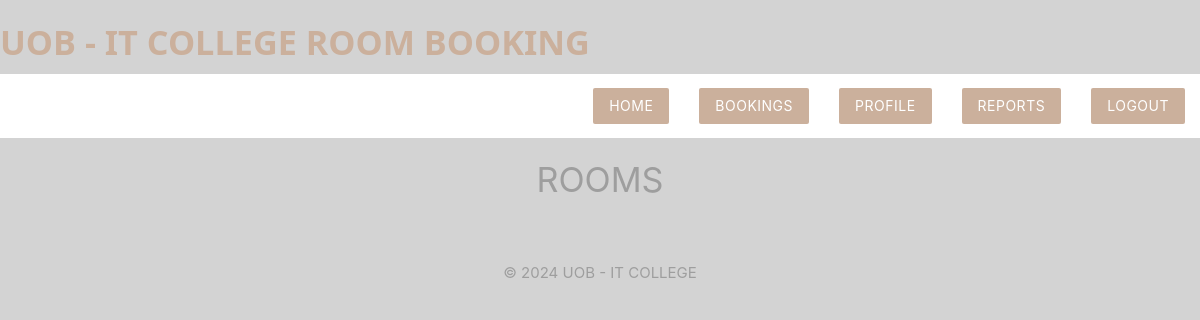
Page /home.php on the earlier database version.
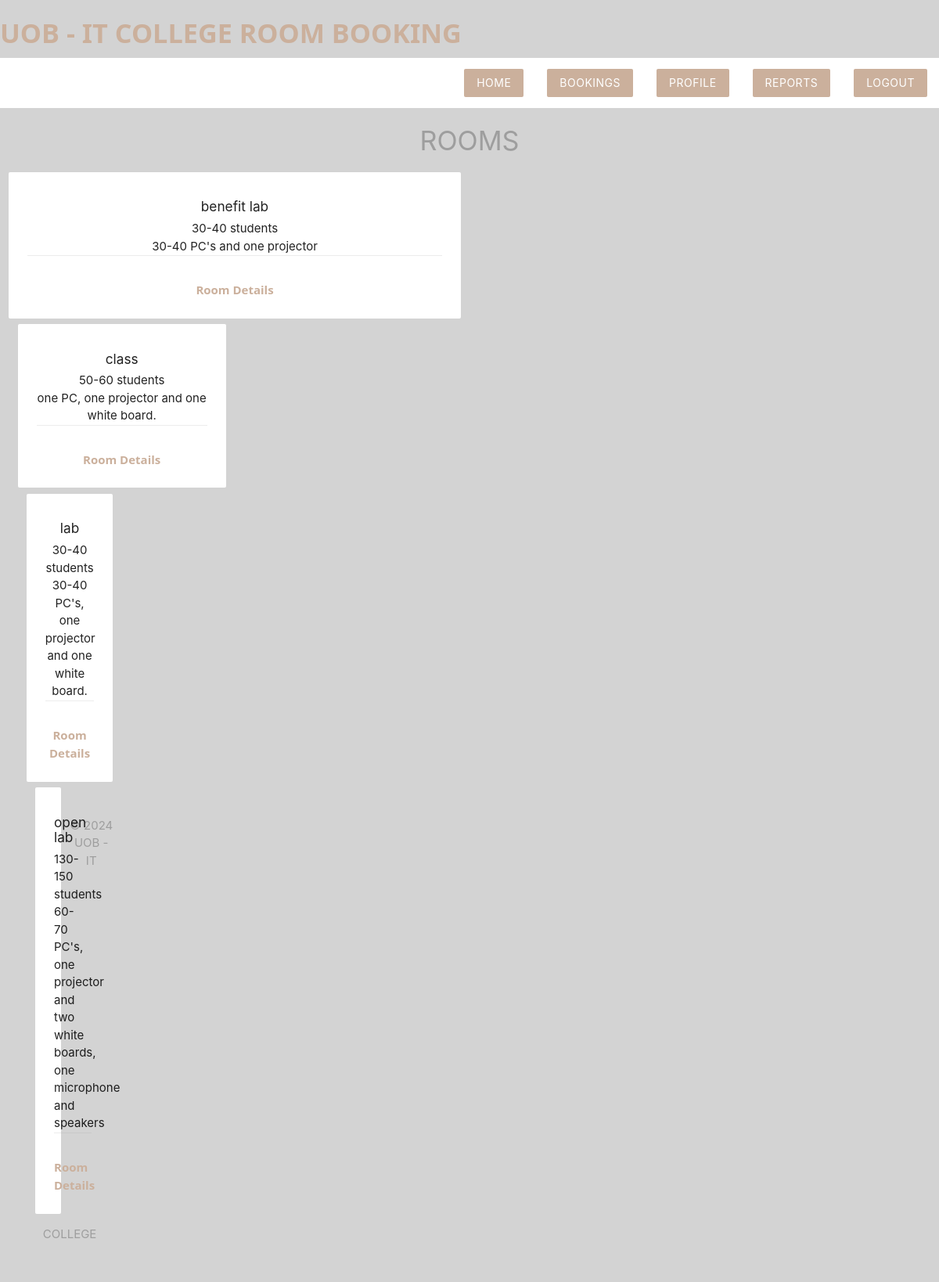
Same page on the later database version.
### tables this page shows
CREATE TABLE `class_type` (
  `type` varchar(20) NOT NULL,
  `capacity` varchar(255) NOT NULL,
  `equipments` varchar(255) NOT NULL
);

### home.php (the view, shortened to what this page needs)
<?php
$host = 'localhost';
$username = 'root';
$password = '';
$dbname = 'booking_system';
$con = mysqli_connect($host, $username, $password, $dbname);
$sql = 'SELECT * FROM class_type';
$result = mysqli_query($con, $sql);
$class = mysqli_fetch_all($result, MYSQLI_ASSOC);
?>
<!DOCTYPE html>
<html>
<head>
    <link rel="stylesheet" href="https://cdnjs.cloudflare.com/ajax/libs/materialize/1.0.0/css/materialize.min.css">
<body>
    <?php include("header.php"); ?>
    <h4 class="center grey-text">ROOMS</h4>
    <div clase="container">
        <div class="row">
            <?php foreach ($class as $room) { ?>
                <div class="col s6 md3">
                    <div class="card z-depth-0">
                        <div class="card-content center">
                            <h6><?php echo htmlspecialchars($room['type']); ?></h6>
                            <div><?php echo htmlspecialchars($room['capacity']); ?>
                                <div><?php echo htmlspecialchars($room['equipments']); ?></div>
                            </div>
                            <div class="card-action right-align"></div>
                            <a class="brand-text" href="#">Room Details</a>
                        </div>
                    <?php } ?>
                </div>
            </div>
        </div>
        <?php include("footer.php"); ?>
</body>
</html>

### header.php (shortened to what this page needs)
<head>
    <link rel="stylesheet" href="https://cdnjs.cloudflare.com/ajax/libs/materialize/1.0.0/css/materialize.min.css">
 <h4 class="brand-logo brand-text">UOB - IT COLLEGE
 ROOM BOOKING</h4>
    <nav class="white z-depth-0" class="grey-lighten-4">
<ul id="nav-mobile" class="right hide-on-small-and-down">
                <li><a href="home.php" class="btn brand z-depth-0">home </a></li>
                <li><a href="bookings.php" class="btn brand z-depth-0">bookings </a></li>
                <li><a href="profile.php" class="btn brand z-depth-0">profile </a></li>
                <li><a href="reports.php" class="btn brand z-depth-0">reports </a></li>
                <li><a href="logout.php" class="btn brand z-depth-0">logout </a></li>
            </ul>
    </nav>
</head>

### footer.php
<footer class="section">
    <div class="center grey-text">
    <p class="copyr">&copy; 2024 UOB - IT COLLEGE</p></div>
<link rel="stylesheet" href="https://cdnjs.cloudflare.com/ajax/libs/materialize/1.0.0/css/materialize.min.css">
    </footer>

### header.php (style rules this page uses)
.brand { background: #cbb09c !important; }
.brand-text { color: #cbb09c !important; background-color:blightgrey; font-weight: bold; font-family:system-ui, -apple-system, BlinkMacSystemFont, 'Segoe UI', Roboto, Oxygen, Ubuntu, Cantarell, 'Open Sans', 'Helvetica Neue', sans-serif; }
body { background-color:lightgrey; }

Differences in the rows shown:
added class_type: type "benefit lab", capacity "30-40 students", equipments "30-40 PC's and one projector"
added class_type: type "class", capacity "50-60 students", equipments "one PC, one projector and one white board."
added class_type: type "lab", capacity "30-40 students", equipments "30-40 PC's, one projector and one white board."
added class_type: type "open lab", capacity "130-150 students", equipments "60-70 PC's, one projector and two white boards, one microphone and speakers"
